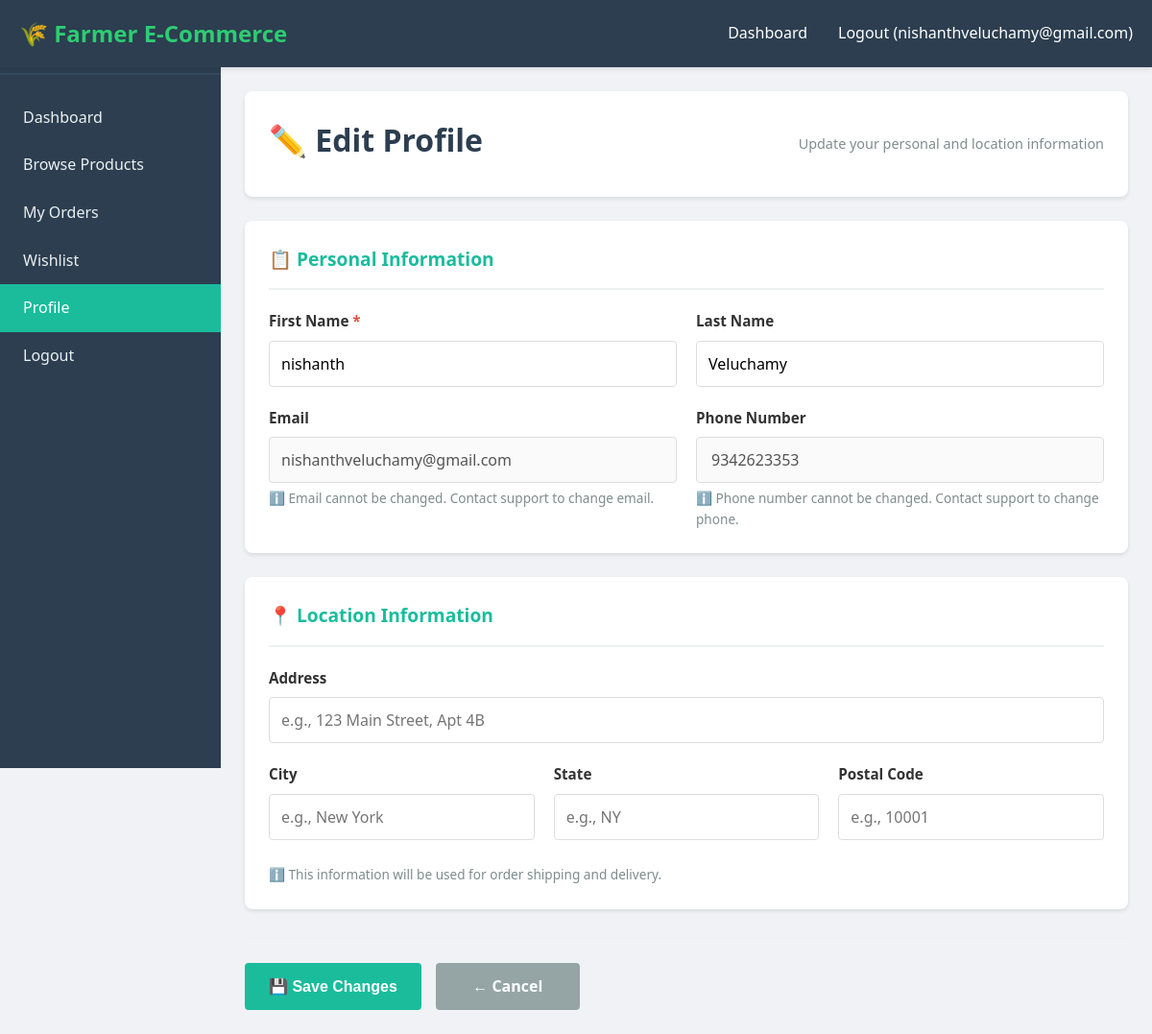
Screenshot of /buyer/profile/edit (signed in) with the database file from the repository.
### app/models.py (models this page shows, shortened)
class User(UserMixin, db.Model):
    __tablename__ = 'users'
    id = db.Column(db.Integer, primary_key=True)
    email = db.Column(db.String(120), unique=True, nullable=False, index=True)
    password_hash = db.Column(db.String(255), nullable=True)
    phone_number = db.Column(db.String(20), unique=True, nullable=False)
    user_type = db.Column(db.String(20), nullable=False)  # 'farmer' or 'buyer'
    first_name = db.Column(db.String(100))
    last_name = db.Column(db.String(100))
    profile_picture = db.Column(db.String(255))
    address = db.Column(db.Text)
    city = db.Column(db.String(100))
    state = db.Column(db.String(100))
    postal_code = db.Column(db.String(20))
    email_verified = db.Column(db.Boolean, default=False)
    phone_verified = db.Column(db.Boolean, default=False)
    is_active = db.Column(db.Boolean, default=True)
    created_at = db.Column(db.DateTime, default=datetime.utcnow)
    updated_at = db.Column(db.DateTime, default=datetime.utcnow, onupdate=datetime.utcnow)
    farm_name = db.Column(db.String(200))
    farm_size = db.Column(db.String(100))
    crops_grown = db.Column(db.Text)
    shop_name = db.Column(db.String(200))
    shop_category = db.Column(db.String(100))  # grocery, electronics, clothing, etc.
    shop_license_number = db.Column(db.String(100), unique=True)
    shop_description = db.Column(db.Text)
    shop_registration_number = db.Column(db.String(100), unique=True)

### app/routes.py (the view, shortened to what this page needs)
@main_bp.route('/buyer/profile/edit', methods=['GET', 'POST'])
@login_required
def buyer_profile_edit():
    if not user_has_role(current_user, 'buyer'):
        flash('Access denied', 'danger')
        return redirect(url_for('main.index'))
    return render_template('buyer/profile_edit.html', user=current_user)

### app/routes.py (called while the page is built)
def parse_roles(user_type_value):
    if not user_type_value:
        return set()
    return {role.strip() for role in str(user_type_value).split(',') if role.strip()}

def user_has_role(user, role):
    return role in parse_roles(user.user_type)

### templates/buyer/profile_edit.html (shortened to what this page needs)
{% extends "base.html" %}
{% block content %}
<div class="dashboard-container">
    <aside class="sidebar">
        <div class="sidebar-brand">👤 Buyer</div>
        <ul class="sidebar-menu">
            <li><a href="{{ url_for('main.buyer_dashboard') }}">Dashboard</a></li>
            <li><a href="{{ url_for('main.buyer_browse_products') }}">Browse Products</a></li>
            <li><a href="{{ url_for('main.buyer_my_orders') }}">My Orders</a></li>
            <li><a href="{{ url_for('main.buyer_wishlist') }}">Wishlist</a></li>
            <li><a href="{{ url_for('main.buyer_profile') }}" class="active">Profile</a></li>
            <li><a href="{{ url_for('auth.logout') }}">Logout</a></li>
        </ul>
    </aside>
    <div class="main-content">
        <div class="header">
            <h1>✏️ Edit Profile</h1>
            <p class="text-muted">Update your personal and location information</p>
        </div>
        <form method="POST" action="{{ url_for('main.buyer_profile_edit') }}">
            <div class="form-section">
                <div class="form-section-title">📋 Personal Information</div>
                <div class="form-row">
                    <div class="form-group">
                        <label class="form-label required">First Name</label>
                        <input type="text" class="form-input" name="first_name" value="{{ user.first_name or '' }}" required>
                    </div>
                    <div class="form-group">
                        <label class="form-label">Last Name</label>
                        <input type="text" class="form-input" name="last_name" value="{{ user.last_name or '' }}">
                    </div>
                </div>
                <div class="form-row">
                    <div class="form-group">
                        <label class="form-label">Email</label>
                        <input type="email" class="form-input" value="{{ user.email }}" disabled>
                        <p class="help-text">ℹ️ Email cannot be changed. Contact support to change email.</p>
                    </div>
                    <div class="form-group">
                        <label class="form-label">Phone Number</label>
                        <input type="tel" class="form-input" value="{{ user.phone_number }}" disabled>
                        <p class="help-text">ℹ️ Phone number cannot be changed. Contact support to change phone.</p>
                    </div>
                </div>
            </div>
            <div class="form-section">
                <div class="form-section-title">📍 Location Information</div>
                <div class="form-group">
                    <label class="form-label">Address</label>
                    <input type="text" class="form-input" name="address" value="{{ user.address or '' }}" placeholder="e.g., 123 Main Street, Apt 4B">
                </div>
                <div class="form-row">
                    <div class="form-group">
                        <label class="form-label">City</label>
                        <input type="text" class="form-input" name="city" value="{{ user.city or '' }}" placeholder="e.g., New York">
                    </div>
                    <div class="form-group">
                        <label class="form-label">State</label>
                        <input type="text" class="form-input" name="state" value="{{ user.state or '' }}" placeholder="e.g., NY">
                    </div>
                    <div class="form-group">
                        <label class="form-label">Postal Code</label>
                        <input type="text" class="form-input" name="postal_code" value="{{ user.postal_code or '' }}" placeholder="e.g., 10001">
                    </div>
                </div>
                <p class="help-text">ℹ️ This information will be used for order shipping and delivery.</p>
            </div>
            <div class="btn-group">
                <button type="submit" class="btn btn-primary">
                    💾 Save Changes
                </button>
                <a href="{{ url_for('main.buyer_profile') }}" class="btn btn-secondary">
                    ← Cancel
                </a>
            </div>
        </form>
    </div>
</div>
{% endblock %}

### templates/base.html (shortened to what this page needs)
<!DOCTYPE html>
<html lang="en">
<head>
    <link rel="stylesheet" href="{{ url_for('static', filename='css/style.css') }}">
</head>
<body>
    {% if not hide_navbar %}
    <nav class="navbar">
        <div class="container">
            <a href="{{ url_for('main.index') }}" class="navbar-brand">🌾 Farmer E-Commerce</a>
            <ul class="navbar-nav">
                {% if current_user.is_authenticated %}
                    <li><a href="{% if 'farmer' in (current_user.user_type or '') %}{{ url_for('main.farmer_dashboard') }}{% elif 'buyer' in (current_user.user_type or '') %}{{ url_for('main.buyer_dashboard') }}{% else %}{{ url_for('main.shop_owner_dashboard') }}{% endif %}">Dashboard</a></li>
                    <li><a href="{{ url_for('auth.logout') }}">Logout ({{ current_user.email }})</a></li>
                {% else %}
                    <li><a href="{{ url_for('auth.login_choice') }}">Login</a></li>
                {% endif %}
            </ul>
        </div>
    </nav>
    {% endif %}
    <main>
        {% block content %}{% endblock %}
    </main>
</body>
</html>

### static/css/style.css (style rules this page uses)
* { margin: 0; padding: 0; box-sizing: border-box; }
:root { --primary-color: #2ecc71; --secondary-color: #27ae60; --danger-color: #e74c3c; --warning-color: #f39c12; --info-color: #3498db; --dark-color: #2c3e50; --light-color: #ecf0f1; --text-color: #333; --border-color: #ddd; }
body { font-family: 'Segoe UI', Tahoma, Geneva, Verdana, sans-serif; background-color: #f8f9fa; color: var(--text-color); line-height: 1.6; }
.container { max-width: 1200px; margin: 0 auto; padding: 0 20px; }
.navbar { background-color: var(--dark-color); padding: 1rem 0; position: sticky; top: 0; box-shadow: 0 2px 5px rgba(0, 0, 0, 0.1); z-index: 100; }
.navbar .container { display: flex; justify-content: space-between; align-items: center; }
.navbar-brand { font-size: 1.5rem; font-weight: bold; color: var(--primary-color); text-decoration: none; }
.navbar-nav { display: flex; list-style: none; gap: 2rem; }
.navbar-nav a { color: white; text-decoration: none; transition: color 0.3s; }
.form-group { margin-bottom: 1.5rem; }
label { display: block; margin-bottom: 0.5rem; font-weight: 500; color: var(--text-color); }
input[type="text"], input[type="email"], input[type="password"], input[type="phone"], input[type="number"], select, textarea { width: 100%; padding: 0.75rem; border: 1px solid var(--border-color); border-radius: 4px; font-size: 1rem; font-family: inherit; transition: border-color 0.3s; }
.btn { display: inline-block; padding: 0.75rem 1.5rem; border: none; border-radius: 4px; font-size: 1rem; cursor: pointer; transition: all 0.3s; text-decoration: none; text-align: center; font-weight: 500; }
.btn-primary { background-color: var(--primary-color); color: white; }
.btn-secondary { background-color: var(--info-color); color: white; }
.dashboard-container { display: flex; min-height: 100vh; background-color: #f8f9fa; }
.sidebar { width: 250px; background-color: var(--dark-color); color: white; padding: 2rem 0; position: fixed; height: 100vh; overflow-y: auto; }
.sidebar-brand { padding: 0 2rem; margin-bottom: 2rem; font-size: 1.5rem; font-weight: bold; color: var(--primary-color); }
.sidebar-menu { list-style: none; }
.sidebar-menu li { margin-bottom: 0; }
.sidebar-menu a { display: block; padding: 1rem 2rem; color: white; text-decoration: none; transition: background-color 0.3s; border-left: 4px solid transparent; transition: all 0.3s; }
.sidebar-menu a:hover, .sidebar-menu a.active { background-color: var(--primary-color); border-left-color: white; }
.main-content { flex: 1; margin-left: 250px; padding: 2rem; }
.header { display: flex; justify-content: space-between; align-items: center; margin-bottom: 2rem; }
.header h1 { font-size: 2rem; color: var(--dark-color); }
.text-muted { color: #7f8c8d; }

### rows the page displays
User: email "nishanthveluchamy@gmail.com", first_name "nishanth", last_name "Veluchamy", phone_number "9342623353"
